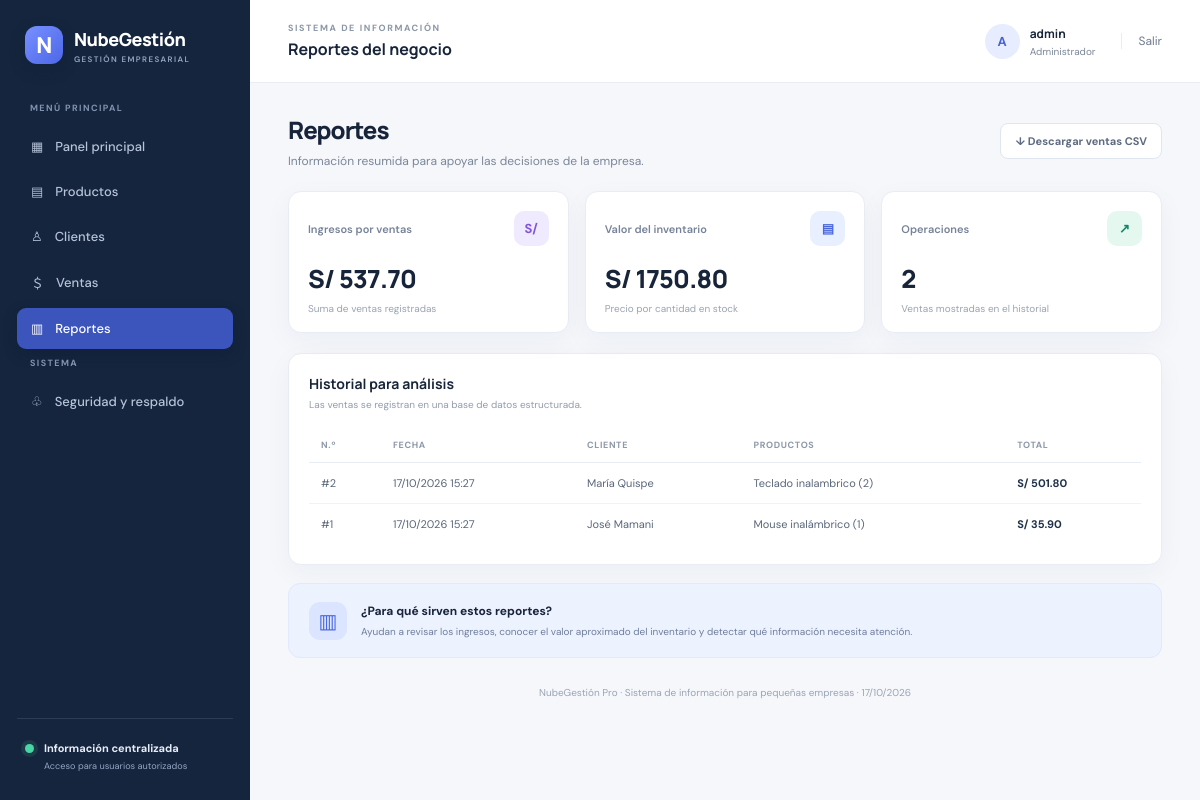
The app's page /reportes (signed in) with its own data.
### app.py (models this page shows)
class Venta(db.Model):
    id = db.Column(db.Integer, primary_key=True)
    cliente_id = db.Column(db.Integer, db.ForeignKey("cliente.id"), nullable=True)
    total = db.Column(db.Float, nullable=False, default=0)
    fecha = db.Column(db.DateTime, default=datetime.utcnow)
    usuario_id = db.Column(db.Integer, db.ForeignKey("usuario.id"), nullable=True)
    cliente = db.relationship("Cliente", backref="ventas")
    usuario = db.relationship("Usuario", backref="ventas")

class Cliente(db.Model):
    id = db.Column(db.Integer, primary_key=True)
    nombre = db.Column(db.String(120), nullable=False)
    documento = db.Column(db.String(30), default="")
    telefono = db.Column(db.String(40), default="")
    correo = db.Column(db.String(120), default="")
    creado_en = db.Column(db.DateTime, default=datetime.utcnow)

class DetalleVenta(db.Model):
    id = db.Column(db.Integer, primary_key=True)
    venta_id = db.Column(db.Integer, db.ForeignKey("venta.id"), nullable=False)
    producto_id = db.Column(db.Integer, db.ForeignKey("producto.id"), nullable=False)
    cantidad = db.Column(db.Integer, nullable=False)
    precio_unitario = db.Column(db.Float, nullable=False)
    subtotal = db.Column(db.Float, nullable=False)
    producto = db.relationship("Producto")
    venta = db.relationship("Venta", backref=db.backref("detalles", cascade="all, delete-orphan"))

class Producto(db.Model):
    id = db.Column(db.Integer, primary_key=True)
    nombre = db.Column(db.String(120), nullable=False)
    categoria = db.Column(db.String(80), default="General")
    precio = db.Column(db.Float, nullable=False, default=0)
    stock = db.Column(db.Integer, nullable=False, default=0)
    stock_minimo = db.Column(db.Integer, nullable=False, default=5)
    creado_en = db.Column(db.DateTime, default=datetime.utcnow)

### app.py (the view)
@app.route("/reportes")
@login_requerido
def reportes():
    ventas = Venta.query.order_by(Venta.fecha.desc()).limit(200).all()
    ingresos = db.session.query(db.func.coalesce(db.func.sum(Venta.total), 0)).scalar() or 0
    productos_valorizados = db.session.query(db.func.coalesce(db.func.sum(Producto.precio * Producto.stock), 0)).scalar() or 0
    return render_template("reportes.html", ventas=ventas, ingresos=ingresos, productos_valorizados=productos_valorizados)

### app.py (called while the page is built)
def login_requerido(func):
    @wraps(func)
    def decorada(*args, **kwargs):
        if "usuario_id" not in session:
            return redirect(url_for("login"))
        return func(*args, **kwargs)
    return decorada

@app.context_processor
def datos_globales():
    return {"fecha_actual": date.today(), "usuario_actual": session.get("usuario")}

### templates/reportes.html
{% extends "base.html" %}
{% block title %}Reportes | NubeGestión{% endblock %}{% block heading %}Reportes del negocio{% endblock %}
{% block content %}
<div class="page-intro"><div><h1>Reportes</h1><p>Información resumida para apoyar las decisiones de la empresa.</p></div><a class="btn secondary" href="{{ url_for('exportar', tipo='ventas') }}">↓ Descargar ventas CSV</a></div>
<div class="stat-grid three-stats">
<div class="stat-card"><div class="stat-top"><span>Ingresos por ventas</span><span class="stat-icon purple">S/</span></div><div class="stat-value">S/ {{ '%.2f'|format(ingresos) }}</div><div class="stat-foot">Suma de ventas registradas</div></div>
<div class="stat-card"><div class="stat-top"><span>Valor del inventario</span><span class="stat-icon blue">▤</span></div><div class="stat-value">S/ {{ '%.2f'|format(productos_valorizados) }}</div><div class="stat-foot">Precio por cantidad en stock</div></div>
<div class="stat-card"><div class="stat-top"><span>Operaciones</span><span class="stat-icon green">↗</span></div><div class="stat-value">{{ ventas|length }}</div><div class="stat-foot">Ventas mostradas en el historial</div></div>
</div>
<div class="panel"><div class="panel-heading"><div><h3>Historial para análisis</h3><p>Las ventas se registran en una base de datos estructurada.</p></div></div><div class="table-wrap"><table><thead><tr><th>N.º</th><th>Fecha</th><th>Cliente</th><th>Productos</th><th>Total</th></tr></thead><tbody>
{% for v in ventas %}<tr><td>#{{ v.id }}</td><td>{{ v.fecha.strftime('%d/%m/%Y %H:%M') }}</td><td>{{ v.cliente.nombre if v.cliente else 'Venta general' }}</td><td>{% for d in v.detalles %}{{ d.producto.nombre }} ({{ d.cantidad }}){% if not loop.last %}, {% endif %}{% endfor %}</td><td class="money">S/ {{ '%.2f'|format(v.total) }}</td></tr>
{% else %}<tr><td colspan="5" class="empty-cell">No hay datos para mostrar. Registra una venta primero.</td></tr>{% endfor %}
</tbody></table></div></div>
<div class="info-banner"><div class="banner-icon">▥</div><div><strong>¿Para qué sirven estos reportes?</strong><p>Ayudan a revisar los ingresos, conocer el valor aproximado del inventario y detectar qué información necesita atención.</p></div></div>
{% endblock %}

### static/style.css (style rules this page uses)
:root { --ink:#17243a;--muted:#7b8798;--line:#e8edf4;--bg:#f5f7fb;--navy:#15253d;--blue:#4969e8;--blue2:#eef2ff;--green:#16866b;--red:#c94b55;--orange:#b77720;--shadow:0 8px 28px rgba(25,45,78,.045) }
* { box-sizing:border-box }
body { margin:0;background:var(--bg);font-family:'DM Sans',sans-serif;color:var(--ink);font-size:14px }
a { text-decoration:none;color:inherit }
.welcome-row,.page-intro { display:flex;justify-content:space-between;align-items:center;gap:18px;margin-bottom:23px }
.welcome-row h1,.page-intro h1 { font:800 24px Manrope,sans-serif;letter-spacing:-.9px;margin:0 0 7px }
.welcome-row p,.page-intro p { margin:0;color:var(--muted);font-size:12px }
.stat-grid { display:grid;grid-template-columns:repeat(4,minmax(0,1fr));gap:16px;margin-bottom:20px }
.stat-card,.panel { background:#fff;border:1px solid var(--line);border-radius:13px;box-shadow:var(--shadow) }
.stat-card { padding:19px 19px 17px;min-width:0 }
.stat-top { display:flex;align-items:center;justify-content:space-between;gap:8px;color:#778398;font-size:11px;font-weight:600 }
.stat-icon { width:35px;height:35px;border-radius:10px;display:grid;place-items:center;font-weight:700;font-size:13px;flex-shrink:0 }
.purple { background:#f0eaff;color:#8254d9 }
.green { background:#e4f8ef;color:#16866b }
.blue { background:#e8efff;color:#4a67dd }
.stat-value { font:800 25px Manrope,sans-serif;letter-spacing:-.7px;margin:15px 0 6px;white-space:nowrap;overflow:hidden;text-overflow:ellipsis }
.stat-foot { color:#9aa4b3;font-size:10px }
.panel { padding:20px;margin-bottom:18px;min-width:0 }
.panel-heading { display:flex;justify-content:space-between;align-items:center;gap:14px;margin-bottom:17px }
.panel-heading h3,.tips-panel h3,.security-card h3 { font:700 14px Manrope,sans-serif;margin:0 0 5px }
.panel-heading p { margin:0;color:#929dad;font-size:10px }
.table-wrap { width:100%;overflow-x:auto }
table { width:100%;border-collapse:collapse;white-space:nowrap }
th { text-align:left;color:#8d98a8;font-size:9px;text-transform:uppercase;letter-spacing:.65px;font-weight:700;padding:11px 12px;border-bottom:1px solid var(--line) }
td { padding:13px 12px;border-bottom:1px solid #f0f2f6;font-size:11px;color:#59667b }
tbody tr:last-child td { border-bottom:0 }
.money { font-weight:700;color:#1f3049 }
.info-banner { display:flex;align-items:center;gap:14px;background:#edf2ff;border:1px solid #e1e8ff;border-radius:12px;padding:17px 20px }
.banner-icon { width:38px;height:38px;display:grid;place-items:center;border-radius:11px;background:#dce5ff;color:#4866df;font-size:20px;flex-shrink:0 }
.info-banner strong { font-size:12px }
.info-banner p { font-size:10px;color:#6f7e9c;margin:5px 0 0;line-height:1.6 }
.btn { display:inline-flex;align-items:center;justify-content:center;gap:8px;border:0;border-radius:8px;padding:10px 14px;font-size:11px;font-weight:700;cursor:pointer;white-space:nowrap }
.btn.secondary { background:#fff;border:1px solid #e0e6ef;color:#5e6b80 }
.page-intro { margin-bottom:22px }
.three-stats { grid-template-columns:repeat(3,minmax(0,1fr)) }

### records on screen
Venta: id "2", fecha "17/10/2026 15:27", cliente "María Quispe", total "501.80"
DetalleVenta: producto.nombre "Teclado inalambrico", cantidad "2"
Venta: id "1", fecha "17/10/2026 15:27", cliente "José Mamani", total "35.90"
DetalleVenta: producto.nombre "Mouse inalámbrico", cantidad "1"

### other values on screen
{{ session.get('usuario','A')[0]|upper }} "A"
{{ session.get('usuario') }} "admin"
{{ '%.2f'|format(ingresos) }} "537.70"
{{ '%.2f'|format(productos_valorizados) }} "1750.80"
{{ ventas|length }} "2"
